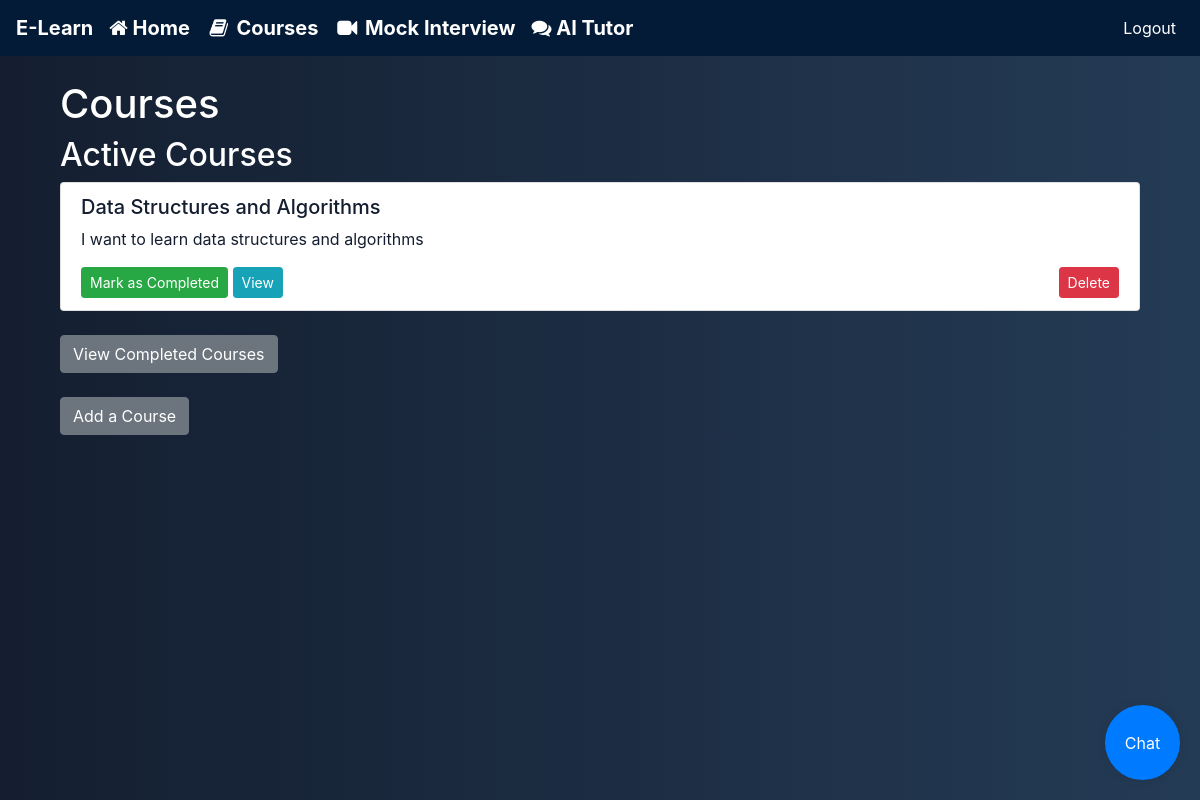
Page /courses (signed in) on the earlier database version.
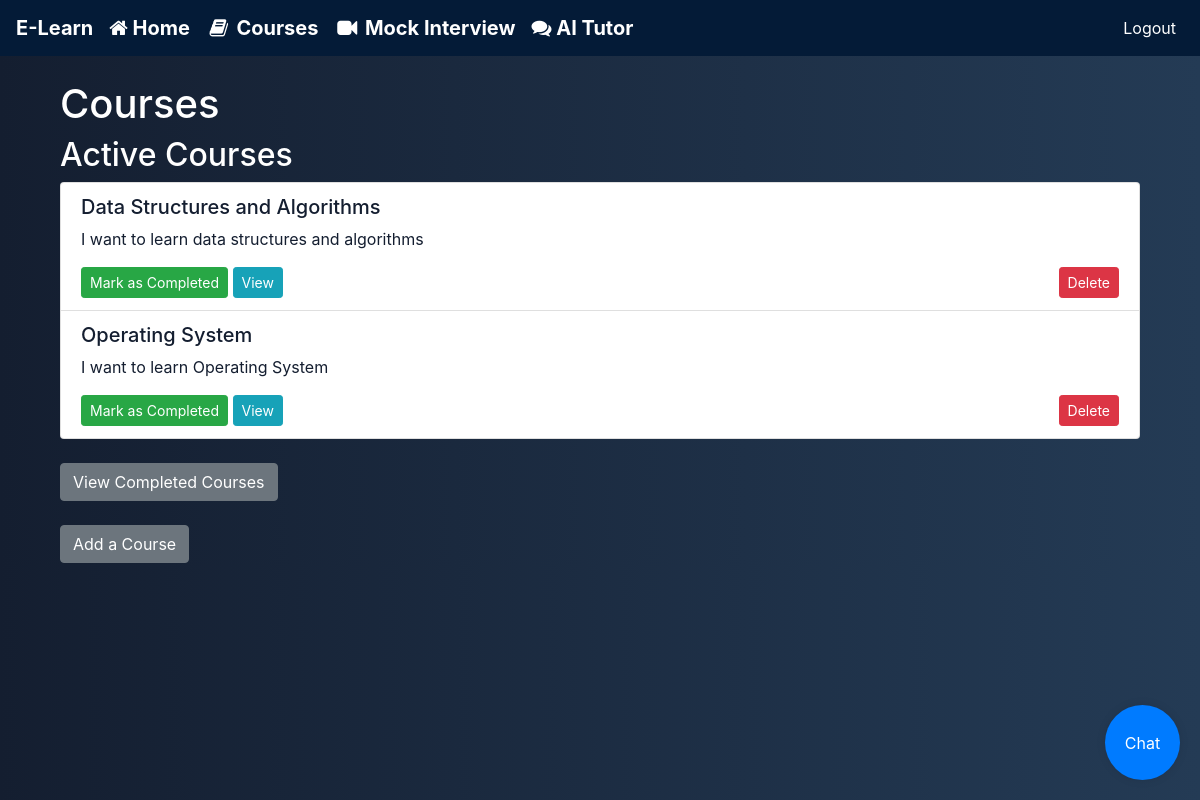
Same page on the later database version.
### models.py (models this page shows, shortened)
class Course(db.Model):
    __tablename__ = 'courses'
    id = db.Column(db.Integer, primary_key=True)
    title = db.Column(db.String(50), nullable=False, unique=False)
    description = db.Column(db.String(250), nullable=False, unique=False)
    created_at = db.Column(db.DateTime, default=datetime.utcnow)
    modules = db.relationship('Module', backref='course', lazy=True, cascade="all, delete-orphan")
    enrolled = db.Column(db.Boolean, default=False)
    completed = db.Column(db.Boolean, default=False)  # Tracking course completion
    completed_at = db.Column(db.DateTime, nullable=True)  # For tracking date of course completion
    user_id = db.Column(db.Integer, db.ForeignKey('user.id'), nullable=False)
    quizzes = db.relationship('Quiz', backref='course', lazy=True)

### app.py (the view)
@app.route('/courses', methods=['GET', 'POST'])
def manage_courses():
    id = current_user.id
    courses = Course.query.filter_by(user_id=id,completed=False).all()
    return render_template('courses.html', courses=courses)

### app.py (called while the page is built)
@login_manager.user_loader
def load_user(user_id):
    return User.query.get(int(user_id))

### models.py (called while the page is built)
    @property
    def is_active(self):
        return True # All users are active

### templates/courses.html (shortened to what this page needs)
{% extends "base.html" %}
{% block content %}
<div class="container mt-4">
    <h1>Courses</h1>
    <h2>Active Courses</h2>
    <div class="list-group">
        {% for course in courses %}
        <div class="list-group-item">
            <h5>{{ course.title }}</h5>
            <p>{{ course.description }}</p>
            <div class="d-flex justify-content-between">
                <div>
                    <form method="POST" action="{{ url_for('complete_course', course_id=course.id) }}" class="d-inline">
                        <button type="submit" class="btn btn-success btn-sm">Mark as Completed</button>
                    </form>
                    <a href="{{ url_for('view_course', course_id=course.id) }}" class="btn btn-info btn-sm">View</a>
                </div>
                <form method="POST" action="{{ url_for('delete_course', course_id=course.id) }}" class="d-inline">
                    <button type="submit" class="btn btn-danger btn-sm">Delete</button>
                </form>
            </div>
        </div>
        {% endfor %}
    </div>
    <a href="{{ url_for('completed_courses') }}" class="btn btn-secondary mt-4">View Completed Courses</a>
    <br>
    <a href="{{ url_for('generate_course') }}" class="btn btn-secondary mt-4">Add a Course</a>
</div>
{% endblock %}

Differences in the rows shown:
added Course: title "Operating System", description "I want to learn Operating System"
